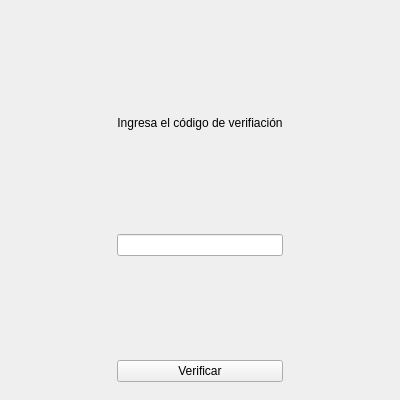
<?xml version="1.0" encoding="UTF-8"?>
<ui version="4.0">
 <class>VerificarCorreo</class>
 <widget class="QMainWindow" name="VerificarCorreo">
  <property name="geometry">
   <rect>
    <x>0</x>
    <y>0</y>
    <width>400</width>
    <height>400</height>
   </rect>
  </property>
  <property name="minimumSize">
   <size>
    <width>400</width>
    <height>400</height>
   </size>
  </property>
  <property name="maximumSize">
   <size>
    <width>400</width>
    <height>400</height>
   </size>
  </property>
  <property name="windowTitle">
   <string>VerificacionCorreo</string>
  </property>
  <widget class="QWidget" name="centralwidget">
   <layout class="QGridLayout" name="gridLayout">
    <item row="0" column="0">
     <widget class="QWidget" name="widget" native="true">
      <layout class="QGridLayout" name="gridLayout_2">
       <item row="0" column="1">
        <spacer name="verticalSpacer_3">
         <property name="orientation">
          <enum>Qt::Vertical</enum>
         </property>
         <property name="sizeHint" stdset="0">
          <size>
           <width>20</width>
           <height>81</height>
          </size>
         </property>
        </spacer>
       </item>
       <item row="1" column="1">
        <widget class="QLabel" name="label">
         <property name="text">
          <string>Ingresa el código de verifiación</string>
         </property>
         <property name="alignment">
          <set>Qt::AlignCenter</set>
         </property>
        </widget>
       </item>
       <item row="2" column="1">
        <spacer name="verticalSpacer_2">
         <property name="orientation">
          <enum>Qt::Vertical</enum>
         </property>
         <property name="sizeHint" stdset="0">
          <size>
           <width>20</width>
           <height>82</height>
          </size>
         </property>
        </spacer>
       </item>
       <item row="3" column="0">
        <spacer name="horizontalSpacer">
         <property name="orientation">
          <enum>Qt::Horizontal</enum>
         </property>
         <property name="sizeHint" stdset="0">
          <size>
           <width>79</width>
           <height>20</height>
          </size>
         </property>
        </spacer>
       </item>
       <item row="3" column="1">
        <widget class="QLineEdit" name="codigo_verificacion_txt">
         <property name="maximumSize">
          <size>
           <width>200</width>
           <height>16777215</height>
          </size>
         </property>
        </widget>
       </item>
       <item row="3" column="2">
        <spacer name="horizontalSpacer_2">
         <property name="orientation">
          <enum>Qt::Horizontal</enum>
         </property>
         <property name="sizeHint" stdset="0">
          <size>
           <width>79</width>
           <height>20</height>
          </size>
         </property>
        </spacer>
       </item>
       <item row="4" column="1">
        <spacer name="verticalSpacer">
         <property name="orientation">
          <enum>Qt::Vertical</enum>
         </property>
         <property name="sizeHint" stdset="0">
          <size>
           <width>20</width>
           <height>81</height>
          </size>
         </property>
        </spacer>
       </item>
       <item row="5" column="0">
        <spacer name="horizontalSpacer_3">
         <property name="orientation">
          <enum>Qt::Horizontal</enum>
         </property>
         <property name="sizeHint" stdset="0">
          <size>
           <width>79</width>
           <height>20</height>
          </size>
         </property>
        </spacer>
       </item>
       <item row="5" column="1">
        <widget class="QPushButton" name="verificar_btn">
         <property name="text">
          <string>Verificar</string>
         </property>
        </widget>
       </item>
       <item row="5" column="2">
        <spacer name="horizontalSpacer_4">
         <property name="orientation">
          <enum>Qt::Horizontal</enum>
         </property>
         <property name="sizeHint" stdset="0">
          <size>
           <width>79</width>
           <height>20</height>
          </size>
         </property>
        </spacer>
       </item>
      </layout>
     </widget>
    </item>
   </layout>
  </widget>
 </widget>
 <resources/>
 <connections/>
</ui>
